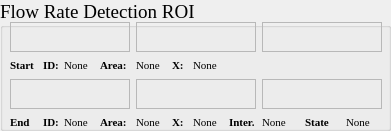
  <widget class="QGroupBox" name="grp_releaseROIView_2">
   <property name="geometry">
    <rect>
     <x>1040</x>
     <y>720</y>
     <width>391</width>
     <height>131</height>
    </rect>
   </property>
   <property name="minimumSize">
    <size>
     <width>0</width>
     <height>0</height>
    </size>
   </property>
   <property name="maximumSize">
    <size>
     <width>666</width>
     <height>666</height>
    </size>
   </property>
   <property name="font">
    <font>
     <family>Times New Roman</family>
     <pointsize>14</pointsize>
    </font>
   </property>
   <property name="title">
    <string>Flow Rate Detection ROI</string>
   </property>
   <widget class="QWidget" name="layoutWidget">
    <property name="geometry">
     <rect>
      <x>10</x>
      <y>22</y>
      <width>374</width>
      <height>110</height>
     </rect>
    </property>
    <layout class="QGridLayout" name="gridLayout_19">
     <item row="0" column="0" colspan="4">
      <widget class="QLabel" name="lb_flowRateDetectROIView_original_start">
       <property name="minimumSize">
        <size>
         <width>120</width>
         <height>30</height>
        </size>
       </property>
       <property name="maximumSize">
        <size>
         <width>120</width>
         <height>30</height>
        </size>
       </property>
       <property name="font">
        <font>
         <family>Times New Roman</family>
         <pointsize>14</pointsize>
         <weight>50</weight>
         <bold>false</bold>
        </font>
       </property>
       <property name="frameShape">
        <enum>QFrame::StyledPanel</enum>
       </property>
       <property name="text">
        <string/>
       </property>
      </widget>
     </item>
     <item row="0" column="4" colspan="4">
      <widget class="QLabel" name="lb_flowRateDetectROIView_processed_start">
       <property name="minimumSize">
        <size>
         <width>120</width>
         <height>30</height>
        </size>
       </property>
       <property name="maximumSize">
        <size>
         <width>120</width>
         <height>30</height>
        </size>
       </property>
       <property name="font">
        <font>
         <family>Times New Roman</family>
         <pointsize>14</pointsize>
         <weight>50</weight>
         <bold>false</bold>
        </font>
       </property>
       <property name="frameShape">
        <enum>QFrame::StyledPanel</enum>
       </property>
       <property name="text">
        <string/>
       </property>
      </widget>
     </item>
     <item row="0" column="8" colspan="3">
      <widget class="QLabel" name="lb_flowRateDetectROIView_target_start">
       <property name="minimumSize">
        <size>
         <width>120</width>
         <height>30</height>
        </size>
       </property>
       <property name="maximumSize">
        <size>
         <width>120</width>
         <height>30</height>
        </size>
       </property>
       <property name="font">
        <font>
         <family>Times New Roman</family>
         <pointsize>14</pointsize>
         <weight>50</weight>
         <bold>false</bold>
        </font>
       </property>
       <property name="frameShape">
        <enum>QFrame::StyledPanel</enum>
       </property>
       <property name="text">
        <string/>
       </property>
      </widget>
     </item>
     <item row="1" column="0">
      <widget class="QLabel" name="lb_cameraState_64">
       <property name="minimumSize">
        <size>
         <width>27</width>
         <height>15</height>
        </size>
       </property>
       <property name="maximumSize">
        <size>
         <width>27</width>
         <height>15</height>
        </size>
       </property>
       <property name="font">
        <font>
         <family>Times New Roman</family>
         <pointsize>8</pointsize>
         <weight>75</weight>
         <bold>true</bold>
        </font>
       </property>
       <property name="text">
        <string>Start</string>
       </property>
      </widget>
     </item>
     <item row="1" column="1">
      <widget class="QLabel" name="lb_cameraState_67">
       <property name="minimumSize">
        <size>
         <width>15</width>
         <height>15</height>
        </size>
       </property>
       <property name="maximumSize">
        <size>
         <width>15</width>
         <height>15</height>
        </size>
       </property>
       <property name="font">
        <font>
         <family>Times New Roman</family>
         <pointsize>8</pointsize>
         <weight>75</weight>
         <bold>true</bold>
        </font>
       </property>
       <property name="text">
        <string>ID:</string>
       </property>
      </widget>
     </item>
     <item row="1" column="2">
      <widget class="QLabel" name="lb_flowRateCell_id_start">
       <property name="minimumSize">
        <size>
         <width>30</width>
         <height>15</height>
        </size>
       </property>
       <property name="maximumSize">
        <size>
         <width>30</width>
         <height>15</height>
        </size>
       </property>
       <property name="font">
        <font>
         <family>Times New Roman</family>
         <pointsize>8</pointsize>
         <weight>50</weight>
         <bold>false</bold>
        </font>
       </property>
       <property name="text">
        <string>None</string>
       </property>
      </widget>
     </item>
     <item row="1" column="3">
      <widget class="QLabel" name="lb_cameraState_30">
       <property name="minimumSize">
        <size>
         <width>27</width>
         <height>15</height>
        </size>
       </property>
       <property name="maximumSize">
        <size>
         <width>27</width>
         <height>15</height>
        </size>
       </property>
       <property name="font">
        <font>
         <family>Times New Roman</family>
         <pointsize>8</pointsize>
         <weight>75</weight>
         <bold>true</bold>
        </font>
       </property>
       <property name="text">
        <string>Area:</string>
       </property>
      </widget>
     </item>
     <item row="1" column="4">
      <widget class="QLabel" name="lb_flowRateDetectionCellArea_start">
       <property name="minimumSize">
        <size>
         <width>30</width>
         <height>15</height>
        </size>
       </property>
       <property name="maximumSize">
        <size>
         <width>30</width>
         <height>15</height>
        </size>
       </property>
       <property name="font">
        <font>
         <family>Times New Roman</family>
         <pointsize>8</pointsize>
         <weight>50</weight>
         <bold>false</bold>
        </font>
       </property>
       <property name="text">
        <string>None</string>
       </property>
      </widget>
     </item>
     <item row="1" column="5">
      <widget class="QLabel" name="lb_cameraState_66">
       <property name="minimumSize">
        <size>
         <width>15</width>
         <height>15</height>
        </size>
       </property>
       <property name="maximumSize">
        <size>
         <width>15</width>
         <height>15</height>
        </size>
       </property>
       <property name="font">
        <font>
         <family>Times New Roman</family>
         <pointsize>8</pointsize>
         <weight>75</weight>
         <bold>true</bold>
        </font>
       </property>
       <property name="text">
        <string>X:</string>
       </property>
      </widget>
     </item>
     <item row="1" column="6">
      <widget class="QLabel" name="lb_flowRateDetectionCell_X_start">
       <property name="minimumSize">
        <size>
         <width>30</width>
         <height>15</height>
        </size>
       </property>
       <property name="maximumSize">
        <size>
         <width>30</width>
         <height>15</height>
        </size>
       </property>
       <property name="font">
        <font>
         <family>Times New Roman</family>
         <pointsize>8</pointsize>
         <weight>50</weight>
         <bold>false</bold>
        </font>
       </property>
       <property name="text">
        <string>None</string>
       </property>
      </widget>
     </item>
     <item row="2" column="0" colspan="4">
      <widget class="QLabel" name="lb_flowRateDetectROIView_original_end">
       <property name="minimumSize">
        <size>
         <width>120</width>
         <height>30</height>
        </size>
       </property>
       <property name="maximumSize">
        <size>
         <width>120</width>
         <height>30</height>
        </size>
       </property>
       <property name="font">
        <font>
         <family>Times New Roman</family>
         <pointsize>14</pointsize>
         <weight>50</weight>
         <bold>false</bold>
        </font>
       </property>
       <property name="frameShape">
        <enum>QFrame::StyledPanel</enum>
       </property>
       <property name="text">
        <string/>
       </property>
      </widget>
     </item>
     <item row="2" column="4" colspan="4">
      <widget class="QLabel" name="lb_flowRateDetectROIView_processed_end">
       <property name="minimumSize">
        <size>
         <width>120</width>
         <height>30</height>
        </size>
       </property>
       <property name="maximumSize">
        <size>
         <width>120</width>
         <height>30</height>
        </size>
       </property>
       <property name="font">
        <font>
         <family>Times New Roman</family>
         <pointsize>14</pointsize>
         <weight>50</weight>
         <bold>false</bold>
        </font>
       </property>
       <property name="frameShape">
        <enum>QFrame::StyledPanel</enum>
       </property>
       <property name="text">
        <string/>
       </property>
      </widget>
     </item>
     <item row="2" column="8" colspan="3">
      <widget class="QLabel" name="lb_flowRateDetectROIView_target_end">
       <property name="minimumSize">
        <size>
         <width>120</width>
         <height>30</height>
        </size>
       </property>
       <property name="maximumSize">
        <size>
         <width>120</width>
         <height>30</height>
        </size>
       </property>
       <property name="font">
        <font>
         <family>Times New Roman</family>
         <pointsize>14</pointsize>
         <weight>50</weight>
         <bold>false</bold>
        </font>
       </property>
       <property name="frameShape">
        <enum>QFrame::StyledPanel</enum>
       </property>
       <property name="text">
        <string/>
       </property>
      </widget>
     </item>
     <item row="3" column="0">
      <widget class="QLabel" name="lb_cameraState_63">
       <property name="minimumSize">
        <size>
         <width>27</width>
         <height>15</height>
        </size>
       </property>
       <property name="maximumSize">
        <size>
         <width>27</width>
         <height>15</height>
        </size>
       </property>
       <property name="font">
        <font>
         <family>Times New Roman</family>
         <pointsize>8</pointsize>
         <weight>75</weight>
         <bold>true</bold>
        </font>
       </property>
       <property name="text">
        <string>End</string>
       </property>
      </widget>
     </item>
     <item row="3" column="1">
      <widget class="QLabel" name="lb_cameraState_72">
       <property name="minimumSize">
        <size>
         <width>15</width>
         <height>15</height>
        </size>
       </property>
       <property name="maximumSize">
        <size>
         <width>15</width>
         <height>15</height>
        </size>
       </property>
       <property name="font">
        <font>
         <family>Times New Roman</family>
         <pointsize>8</pointsize>
         <weight>75</weight>
         <bold>true</bold>
        </font>
       </property>
       <property name="text">
        <string>ID:</string>
       </property>
      </widget>
     </item>
     <item row="3" column="2">
      <widget class="QLabel" name="lb_flowRateCell_id_end">
       <property name="minimumSize">
        <size>
         <width>30</width>
         <height>15</height>
        </size>
       </property>
       <property name="maximumSize">
        <size>
         <width>30</width>
         <height>15</height>
        </size>
       </property>
       <property name="font">
        <font>
         <family>Times New Roman</family>
         <pointsize>8</pointsize>
         <weight>50</weight>
         <bold>false</bold>
        </font>
       </property>
       <property name="text">
        <string>None</string>
       </property>
      </widget>
     </item>
     <item row="3" column="3">
      <widget class="QLabel" name="lb_cameraState_69">
       <property name="minimumSize">
        <size>
         <width>27</width>
         <height>15</height>
        </size>
       </property>
       <property name="maximumSize">
        <size>
         <width>27</width>
         <height>15</height>
        </size>
       </property>
       <property name="font">
        <font>
         <family>Times New Roman</family>
         <pointsize>8</pointsize>
         <weight>75</weight>
         <bold>true</bold>
        </font>
       </property>
       <property name="text">
        <string>Area:</string>
       </property>
      </widget>
     </item>
     <item row="3" column="4">
      <widget class="QLabel" name="lb_flowRateDetectionCellArea_end">
       <property name="minimumSize">
        <size>
         <width>30</width>
         <height>15</height>
        </size>
       </property>
       <property name="maximumSize">
        <size>
         <width>30</width>
         <height>15</height>
        </size>
       </property>
       <property name="font">
        <font>
         <family>Times New Roman</family>
         <pointsize>8</pointsize>
         <weight>50</weight>
         <bold>false</bold>
        </font>
       </property>
       <property name="text">
        <string>None</string>
       </property>
      </widget>
     </item>
     <item row="3" column="5">
      <widget class="QLabel" name="lb_cameraState_70">
       <property name="minimumSize">
        <size>
         <width>15</width>
         <height>15</height>
        </size>
       </property>
       <property name="maximumSize">
        <size>
         <width>15</width>
         <height>15</height>
        </size>
       </property>
       <property name="font">
        <font>
         <family>Times New Roman</family>
         <pointsize>8</pointsize>
         <weight>75</weight>
         <bold>true</bold>
        </font>
       </property>
       <property name="text">
        <string>X:</string>
       </property>
      </widget>
     </item>
     <item row="3" column="6">
      <widget class="QLabel" name="lb_flowRateDetectionCell_X_end">
       <property name="minimumSize">
        <size>
         <width>30</width>
         <height>15</height>
        </size>
       </property>
       <property name="maximumSize">
        <size>
         <width>30</width>
         <height>15</height>
        </size>
       </property>
       <property name="font">
        <font>
         <family>Times New Roman</family>
         <pointsize>8</pointsize>
         <weight>50</weight>
         <bold>false</bold>
        </font>
       </property>
       <property name="text">
        <string>None</string>
       </property>
      </widget>
     </item>
     <item row="3" column="7">
      <widget class="QLabel" name="lb_cameraState_71">
       <property name="minimumSize">
        <size>
         <width>25</width>
         <height>15</height>
        </size>
       </property>
       <property name="maximumSize">
        <size>
         <width>25</width>
         <height>15</height>
        </size>
       </property>
       <property name="font">
        <font>
         <family>Times New Roman</family>
         <pointsize>8</pointsize>
         <weight>75</weight>
         <bold>true</bold>
        </font>
       </property>
       <property name="text">
        <string>Inter.:</string>
       </property>
      </widget>
     </item>
     <item row="3" column="8">
      <widget class="QLabel" name="lb_flowRateDetectionCell_end_intervalTime">
       <property name="minimumSize">
        <size>
         <width>27</width>
         <height>15</height>
        </size>
       </property>
       <property name="maximumSize">
        <size>
         <width>27</width>
         <height>15</height>
        </size>
       </property>
       <property name="font">
        <font>
         <family>Times New Roman</family>
         <pointsize>8</pointsize>
         <weight>50</weight>
         <bold>false</bold>
        </font>
       </property>
       <property name="text">
        <string>None</string>
       </property>
      </widget>
     </item>
     <item row="3" column="9">
      <widget class="QLabel" name="lb_cameraState_45">
       <property name="minimumSize">
        <size>
         <width>30</width>
         <height>15</height>
        </size>
       </property>
       <property name="maximumSize">
        <size>
         <width>30</width>
         <height>15</height>
        </size>
       </property>
       <property name="font">
        <font>
         <family>Times New Roman</family>
         <pointsize>8</pointsize>
         <weight>75</weight>
         <bold>true</bold>
        </font>
       </property>
       <property name="text">
        <string>State</string>
       </property>
      </widget>
     </item>
     <item row="3" column="10">
      <widget class="QLabel" name="lb_flowRateROI_state">
       <property name="minimumSize">
        <size>
         <width>30</width>
         <height>15</height>
        </size>
       </property>
       <property name="maximumSize">
        <size>
         <width>30</width>
         <height>15</height>
        </size>
       </property>
       <property name="font">
        <font>
         <family>Times New Roman</family>
         <pointsize>8</pointsize>
         <weight>50</weight>
         <bold>false</bold>
        </font>
       </property>
       <property name="text">
        <string>None</string>
       </property>
      </widget>
     </item>
    </layout>
   </widget>
  </widget>
